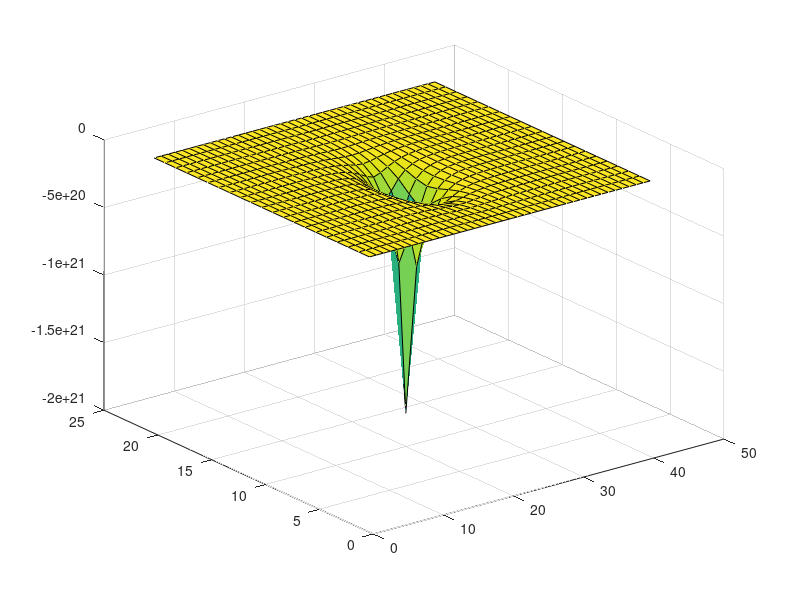
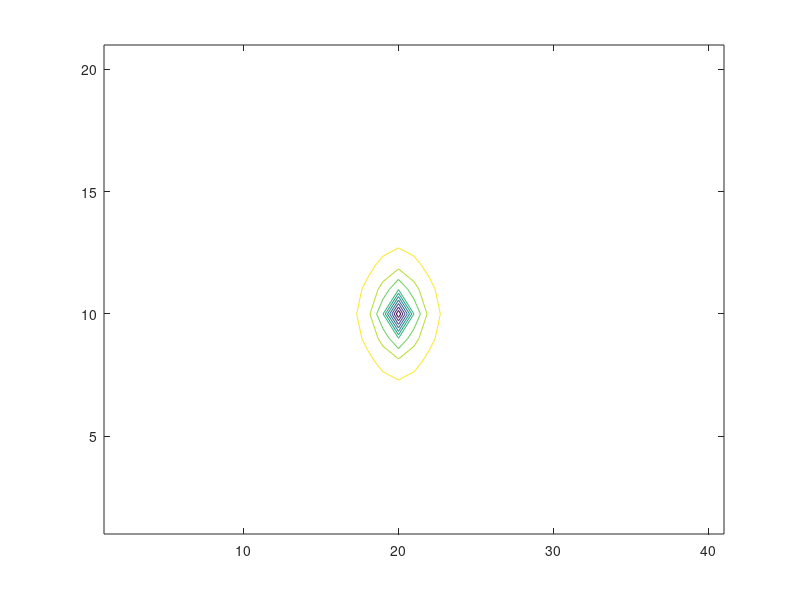

These charts were generated, in order, by the following MATLAB code:
% Solucao da EDP da onda 2D
% Utt(y,x,t) = a2.(Uyy(y,x,t) + Uyy(y,x,t)
% U(y,x,0) = 0 e U(5,10,0) = 100    dt < sqrt(2)*(dx/a) = 1.4142
clear
a = 0.5;
dx = 0.5;
dy = 0.5;
dt = 0.5;
x = 0 : dx : 20;
y = 0 : dy : 10;
L = length(y);
C = length(x);
U = zeros(L,C,3);     % U(y,x,0) = 0
U(10,20,2) = 0.3090;   % FONTE
N = 160; % numero de iteracoes
A = ((a^2)*(dt^2)/(dx^2));
B = 2*(1-2*A);
for K = 1: N
    for I = 2 : L-1
        for J = 2 : C-1
            U(I,J,3) = A*(U(I,J+1,2) + U(I,J-1,2) + U(I+1,J,2) + U(I-1,J,2)) + ...
                + B*U(I,J,2) - U(I,J,1);
        end
    end
    U(10,20,2) = sin(2*pi*(1/20)*(K+1));
    U(:,:,1) = U(:,:,2);
    U(:,:,2) = U(:,:,3);
end
figure
surf(U(:,:,3))
figure
contour(U(:,:,3))